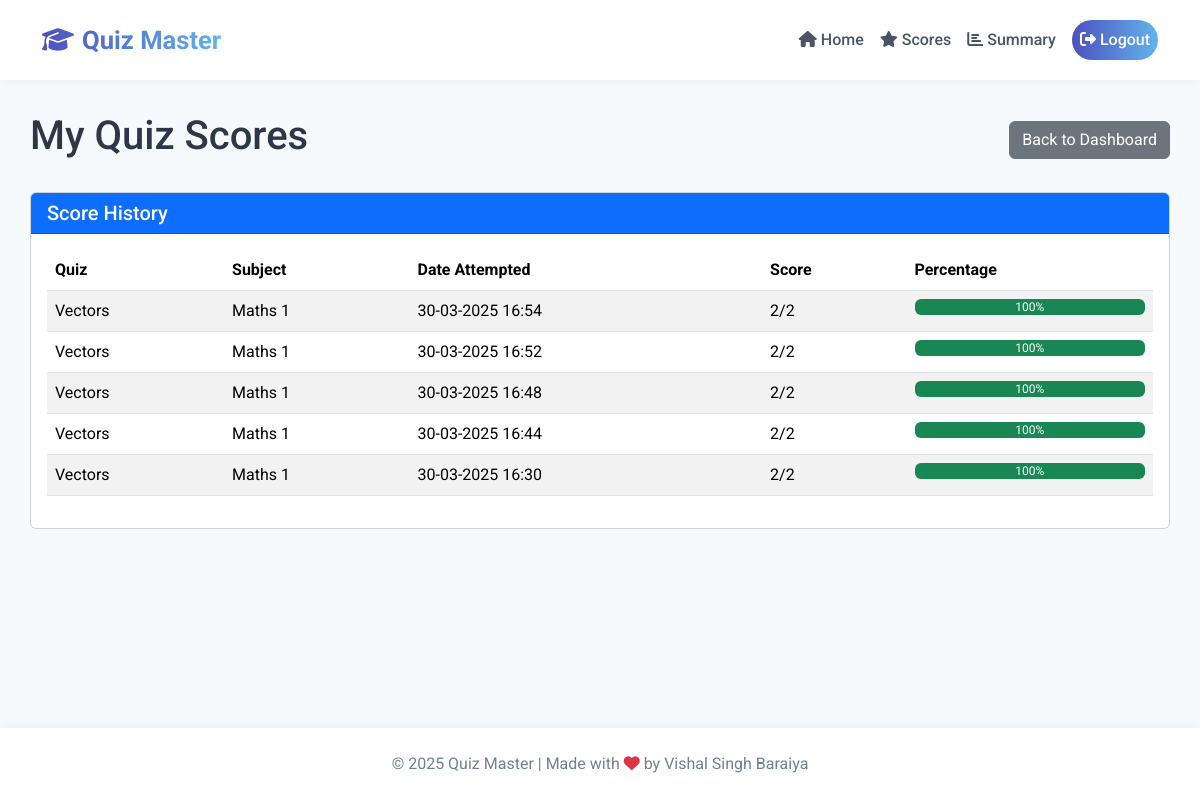
The app's page /user/scores (signed in) with its own data.
### models.py (models this page shows)
class Score(db.Model):
    id = db.Column(db.Integer, primary_key=True)
    quiz_id = db.Column(db.Integer, db.ForeignKey('quiz.id'), nullable=False)
    user_id = db.Column(db.Integer, db.ForeignKey('user.id'), nullable=False)
    time_stamp_of_attempt = db.Column(db.DateTime, default=datetime.utcnow)
    total_scored = db.Column(db.Integer, nullable=False)
    total_questions = db.Column(db.Integer, nullable=False)

class Chapter(db.Model):
    id = db.Column(db.Integer, primary_key=True)
    name = db.Column(db.String(100), nullable=False)
    description = db.Column(db.Text)
    subject_id = db.Column(db.Integer, db.ForeignKey('subject.id'), nullable=False)
    quizzes = db.relationship('Quiz', backref='chapter', lazy=True, cascade="all, delete-orphan")

class Subject(db.Model):
    id = db.Column(db.Integer, primary_key=True)
    name = db.Column(db.String(100), nullable=False)
    description = db.Column(db.Text)
    chapters = db.relationship('Chapter', backref='subject', lazy=True, cascade="all, delete-orphan")

### routes/user/scores.py (the view)
    @app.route('/user/scores')
    @login_required
    def view_scores():
        scores = Score.query.filter_by(user_id=current_user.id).order_by(Score.time_stamp_of_attempt.desc()).all()
        print(f"Found {len(scores)} scores for user {current_user.id}")
        if scores:
            print(f"First score: {scores[0].total_scored}/{scores[0].total_questions}")
            print(f"Quiz chapter: {scores[0].quiz.chapter.name if hasattr(scores[0].quiz, 'chapter') else 'No chapter'}")
        return render_template('user/scores.html', scores=scores)

### app.py (called while the page is built)
@login_manager.user_loader
def load_user(user_id):
    return User.query.get(int(user_id))

### routes/user/scores.py (called while the page is built)
def register_route(app):
    @app.route('/user/scores')
    @login_required
    def view_scores():
        scores = Score.query.filter_by(user_id=current_user.id).order_by(Score.time_stamp_of_attempt.desc()).all()
        print(f"Found {len(scores)} scores for user {current_user.id}")
        if scores:
            print(f"First score: {scores[0].total_scored}/{scores[0].total_questions}")
            print(f"Quiz chapter: {scores[0].quiz.chapter.name if hasattr(scores[0].quiz, 'chapter') else 'No chapter'}")
        return render_template('user/scores.html', scores=scores)

### templates/user/scores.html (shortened to what this page needs)
{% extends "base.html" %}
{% block content %}
<div class="d-flex justify-content-between align-items-center mb-4">
    <h1>My Quiz Scores</h1>
    <a href="{{ url_for('user_dashboard') }}" class="btn btn-secondary">Back to Dashboard</a>
</div>
<div class="mb-4">
    <div>
        <div class="card">
            <div class="card-header bg-primary text-white">
                <h5 class="mb-0">Score History</h5>
            </div>
            <div class="card-body">
                {% if scores %}
                    <div class="table-responsive">
                        <table class="table table-striped">
                            <thead>
                                <tr>
                                    <th>Quiz</th>
                                    <th>Subject</th>
                                    <th>Date Attempted</th>
                                    <th>Score</th>
                                    <th>Percentage</th>
                                </tr>
                            </thead>
                            <tbody>
                                {% for score in scores %}
                                    {% set percentage = (score.total_scored / score.total_questions) * 100 %}
                                    <tr>
                                        <td>{{ score.quiz.chapter.name }}</td>
                                        <td>{{ score.quiz.chapter.subject.name }}</td>
                                        <td>{{ score.time_stamp_of_attempt.strftime('%d-%m-%Y %H:%M') }}</td>
                                        <td>{{ score.total_scored }}/{{ score.total_questions }}</td>
                                        <td>
                                            <div class="progress">
                                                <div id="progress-{{ loop.index }}"
                                                     data-percentage="{{ percentage }}"
                                                     class="progress-bar">
                                                    {{ percentage|round|int }}%
                                                </div>
                                            </div>
                                        </td>
                                    </tr>
                                {% endfor %}
                            </tbody>
                        </table>
                    </div>
                {% else %}
                    <div class="alert alert-info">
                        You haven't attempted any quizzes yet.
                    </div>
                {% endif %}
            </div>
        </div>
    </div>
</div>
{% endblock %}

### templates/base.html (style rules this page uses)
body { font-family: 'Roboto', sans-serif; min-height: 100vh; display: flex; flex-direction: column; background: #F7FAFC; color: #2D3748; }

### records on screen
Score: quiz.chapter.name "Vectors", quiz.chapter.subject.name "Maths 1", time_stamp_of_attempt "30-03-2025 16:54", total_scored "2", total_questions "2", percentage "100"
Score: quiz.chapter.name "Vectors", quiz.chapter.subject.name "Maths 1", time_stamp_of_attempt "30-03-2025 16:52", total_scored "2", total_questions "2", percentage "100"
Score: quiz.chapter.name "Vectors", quiz.chapter.subject.name "Maths 1", time_stamp_of_attempt "30-03-2025 16:48", total_scored "2", total_questions "2", percentage "100"
Score: quiz.chapter.name "Vectors", quiz.chapter.subject.name "Maths 1", time_stamp_of_attempt "30-03-2025 16:44", total_scored "2", total_questions "2", percentage "100"
Score: quiz.chapter.name "Vectors", quiz.chapter.subject.name "Maths 1", time_stamp_of_attempt "30-03-2025 16:30", total_scored "2", total_questions "2", percentage "100"
